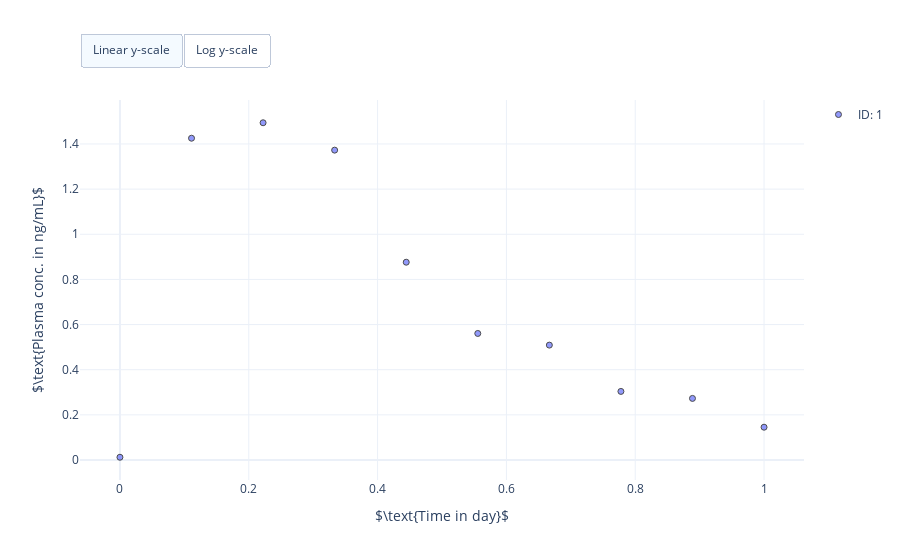

This figure's notebook cell:
### Markdown cell above
### Visualise virtual measurements

### Code cell
# Create scatter plot
fig = erlo.plots.PDTimeSeriesPlot()
fig.add_data(data, biomarker='central.drug_concentration', meas_key='Sample')
fig.set_axis_labels(xlabel=r'$\text{Time in day}$', ylabel=r'$\text{Plasma conc. in ng/mL}$')

# Show figure
fig.show()

### Figure 1 — Plotly figure (JSON) as saved in the notebook; plotly's stock layout.template omitted (floating-point values rounded to 4 significant figures)
{"data": [{"marker": {"color": "#636EFA", "line": {"color": "black", "width": 1}, "opacity": 0.7, "symbol": "circle"}, "mode": "markers", "name": "ID: 1", "showlegend": true, "type": "scatter", "x": [0, 0.1111, 0.2222, 0.3333, 0.4444, 0.5556, 0.6667, 0.7778, 0.8889, 1], "y": [0.01219, 1.425, 1.494, 1.373, 0.8762, 0.5606, 0.5089, 0.3038, 0.2728, 0.1453]}], "layout": {"autosize": true, "updatemenus": [{"buttons": [{"args": [{"yaxis.type": "linear"}], "label": "Linear y-scale", "method": "relayout"}, {"args": [{"yaxis.type": "log"}], "label": "Log y-scale", "method": "relayout"}], "direction": "left", "pad": {"r": 0, "t": -10}, "showactive": true, "type": "buttons", "x": 0, "xanchor": "left", "y": 1.15, "yanchor": "top"}], "xaxis": {"title": {"text": "$\\text{Time in day}$"}}, "yaxis": {"title": {"text": "$\\text{Plasma conc. in ng/mL}$"}}}}
